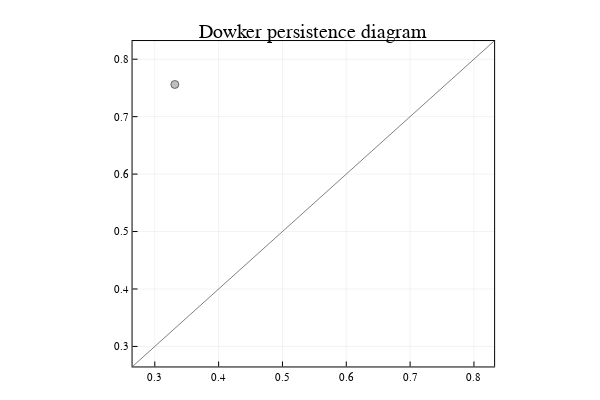

The cell this chart's notebook holds for it:
### Code cell
# plot Dowker persistence diagram
p = plot_PD(W_barcode, title = "Dowker persistence diagram")
plot(p)

### Figure 1 — Plotly figure (JSON) as saved in the notebook; plotly's stock layout.template omitted (floating-point values rounded to 4 significant figures)
{"data": [{"colorbar": {"title": ""}, "hoverinfo": "text", "legendgroup": "", "marker": {"color": "rgba(128, 128, 128, 0.500)", "line": {"color": "rgba(0, 0, 0, 0.500)", "width": 1}, "size": 8, "symbol": "circle"}, "mode": "markers", "name": "", "showlegend": false, "text": [1], "type": "scatter", "x": [0.3314], "xaxis": "x1", "y": [0.756], "yaxis": "y1", "zmax": null, "zmin": null}, {"colorbar": {"title": ""}, "legendgroup": "", "line": {"color": "rgba(128, 128, 128, 1.000)", "dash": "solid", "shape": "linear", "width": 1}, "mode": "lines", "name": "", "showlegend": false, "type": "scatter", "x": [0.2651, 0.8316], "xaxis": "x1", "y": [0.2651, 0.8316], "yaxis": "y1", "zmax": null, "zmin": null}], "layout": {"annotations": [{"font": {"color": "rgba(0, 0, 0, 1.000)", "family": "sans-serif", "size": 20}, "rotation": 0, "showarrow": false, "text": "Dowker persistence diagram", "x": 0.5222, "xanchor": "center", "xref": "paper", "y": 1, "yanchor": "top", "yref": "paper"}], "height": 400, "legend": {"bgcolor": "rgba(255, 255, 255, 1.000)", "bordercolor": "rgba(0, 0, 0, 1.000)", "borderwidth": 1, "font": {"color": "rgba(0, 0, 0, 1.000)", "family": "sans-serif", "size": 11}, "tracegroupgap": 0, "traceorder": "normal", "x": 1, "xanchor": "right", "y": 0.07, "yanchor": "bottom"}, "margin": {"b": 20, "l": 0, "r": 0, "t": 20}, "paper_bgcolor": "rgba(255, 255, 255, 1.000)", "plot_bgcolor": "rgba(255, 255, 255, 1.000)", "showlegend": true, "width": 600, "xaxis": {"anchor": "y1", "domain": [0.2209, 0.8235], "gridcolor": "rgba(0, 0, 0, 0.100)", "gridwidth": 0.5, "linecolor": "rgba(0, 0, 0, 1.000)", "mirror": true, "range": [0.2651, 0.8316], "showgrid": true, "showline": true, "showticklabels": true, "tickangle": 0, "tickcolor": "rgb(0, 0, 0)", "tickfont": {"color": "rgba(0, 0, 0, 1.000)", "family": "sans-serif", "size": 11}, "tickmode": "array", "ticks": "inside", "ticktext": ["0.3", "0.4", "0.5", "0.6", "0.7", "0.8"], "tickvals": [0.3, 0.4, 0.5, 0.6, 0.7, 0.8], "title": "", "titlefont": {"color": "rgba(0, 0, 0, 1.000)", "family": "sans-serif", "size": 15}, "type": "-", "visible": true, "zeroline": false, "zerolinecolor": "rgba(0, 0, 0, 1.000)"}, "yaxis": {"anchor": "x1", "domain": [0.03762, 0.9415], "gridcolor": "rgba(0, 0, 0, 0.100)", "gridwidth": 0.5, "linecolor": "rgba(0, 0, 0, 1.000)", "mirror": true, "range": [0.2651, 0.8316], "showgrid": true, "showline": true, "showticklabels": true, "tickangle": 0, "tickcolor": "rgb(0, 0, 0)", "tickfont": {"color": "rgba(0, 0, 0, 1.000)", "family": "sans-serif", "size": 11}, "tickmode": "array", "ticks": "inside", "ticktext": ["0.3", "0.4", "0.5", "0.6", "0.7", "0.8"], "tickvals": [0.3, 0.4, 0.5, 0.6, 0.7, 0.8], "title": "", "titlefont": {"color": "rgba(0, 0, 0, 1.000)", "family": "sans-serif", "size": 15}, "type": "-", "visible": true, "zeroline": false, "zerolinecolor": "rgba(0, 0, 0, 1.000)"}}}
